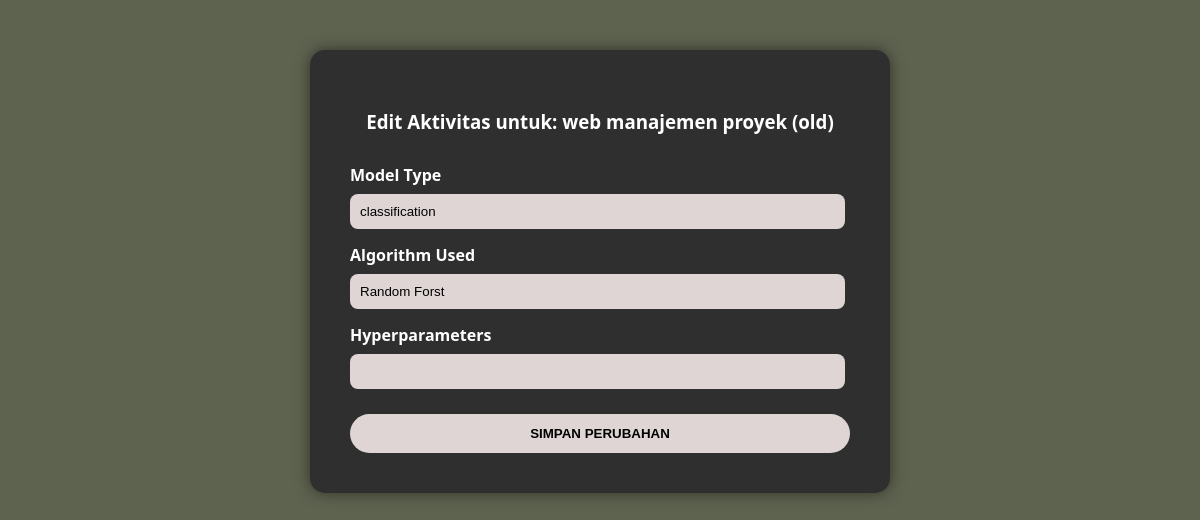
The page /aktivitas/edit/12/ on the database its author committed.
### dataentry/models.py (models this page shows, shortened)
class AktivitasImplementasi(models.Model):
    project = models.ForeignKey(Project, on_delete=models.CASCADE, related_name='aktivitas_implementasi')
    model_type = models.CharField(max_length=255)
    algorithm_used = models.CharField(max_length=255)
    hyperparameters = models.CharField(max_length=255)

class Project(models.Model):
    id_project = models.AutoField(primary_key=True)
    nama_project = models.CharField(max_length=255)
    model = models.CharField(max_length=255)
    external_id = models.CharField(max_length=255, unique=True, blank=True, null=True)
    deskripsi = models.TextField()

### dataentry/views.py (the view)
# urls.py: path('aktivitas/edit/<int:aktivitas_id>/', views.edit_aktivitas, name='edit_aktivitas'),
def edit_aktivitas(request, aktivitas_id):
    aktivitas = get_object_or_404(AktivitasImplementasi, pk=aktivitas_id)
    if request.method == 'POST':
        aktivitas.model_type = request.POST.get('model_type')
        aktivitas.algorithm_used = request.POST.get('algorithm_used')
        aktivitas.hyperparameters = request.POST.get('hyperparameters')
        aktivitas.save()
        return redirect('nested_aktivitas')
    context = {
        'aktivitas': aktivitas
    }
    return render(request, 'edit_aktivitas.html', context)

### dataentry/templates/edit_aktivitas.html (shortened to what this page needs)
<!DOCTYPE html>
<html lang="id">
<head>
</head>
<body>
    <div class="form-container">
        <h3>Edit Aktivitas untuk: {{ aktivitas.project.nama_project }}</h3>
        <form method="POST" action="">
            <label for="model_type">Model Type</label>
            <input type="text" id="model_type" name="model_type" value="{{ aktivitas.model_type }}">
            <label for="algorithm_used">Algorithm Used</label>
            <input type="text" id="algorithm_used" name="algorithm_used" value="{{ aktivitas.algorithm_used }}">
            <label for="hyperparameters">Hyperparameters</label>
            <input type="text" id="hyperparameters" name="hyperparameters" value="{{ aktivitas.hyperparameters }}">
            <button type="submit">SIMPAN PERUBAHAN</button>
        </form>
    </div>
</body>
</html>

### dataentry/templates/edit_aktivitas.html (style rules this page uses)
body { margin: 0; font-family: 'Segoe UI', sans-serif; background-color: #5e6350; color: white; }
.form-container { background-color: #2f2f2f; padding: 40px; width: 500px; border-radius: 15px; margin: 50px auto 0; box-shadow: 0 0 15px rgba(0, 0, 0, 0.5); }
.form-container h3 { text-align: center; margin-bottom: 30px; }
.form-container label { display: block; margin-top: 15px; font-weight: bold; }
.form-container input, .form-container select, .form-container textarea { width: 95%; padding: 10px; margin-top: 8px; border: none; background-color: #ded5d4; border-radius: 8px; }
.form-container button { width: 100%; padding: 12px; margin-top: 25px; background-color: #ded5d4; border: none; border-radius: 20px; cursor: pointer; color: black; font-weight: bold; }

### rows shown on the page
AktivitasImplementasi: project.nama_project "web manajemen proyek (old)", model_type "classification", algorithm_used "Random Forst"
